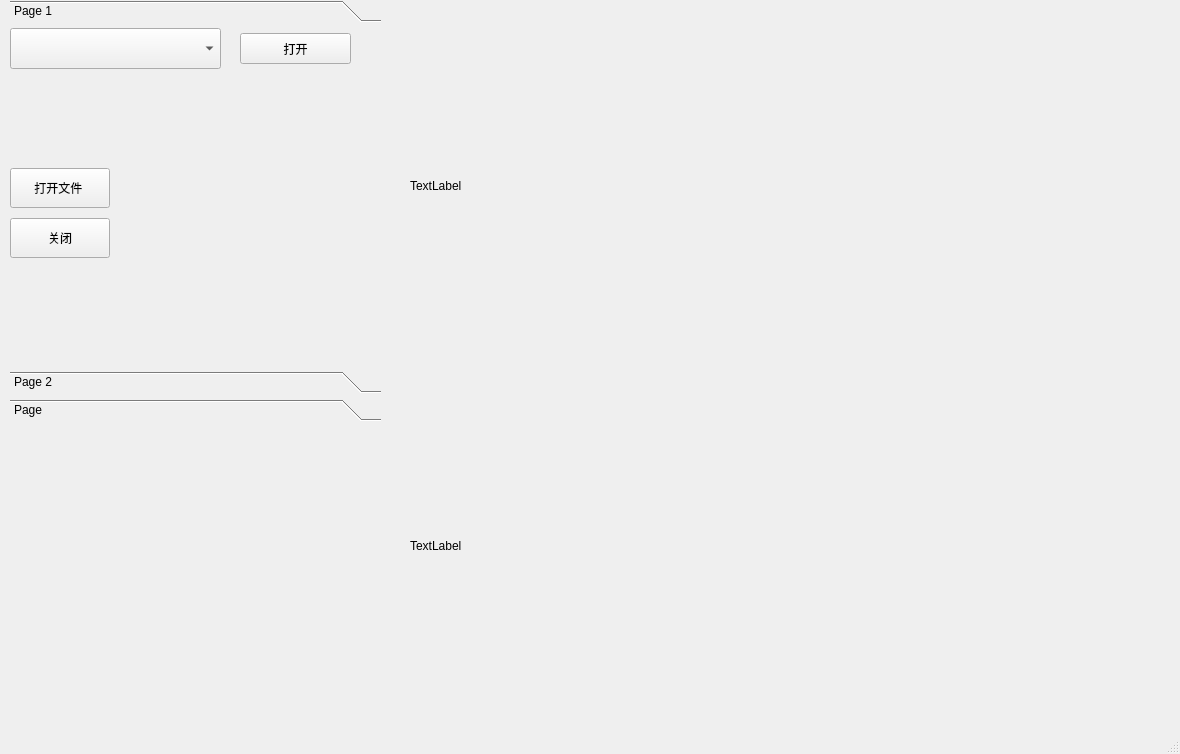
<?xml version="1.0" encoding="UTF-8"?>
<ui version="4.0">
 <class>MainWindow</class>
 <widget class="QMainWindow" name="MainWindow">
  <property name="geometry">
   <rect>
    <x>0</x>
    <y>0</y>
    <width>1180</width>
    <height>754</height>
   </rect>
  </property>
  <property name="windowTitle">
   <string>MainWindow</string>
  </property>
  <widget class="QWidget" name="centralwidget">
   <widget class="QToolBox" name="c_toolbox">
    <property name="geometry">
     <rect>
      <x>10</x>
      <y>0</y>
      <width>371</width>
      <height>421</height>
     </rect>
    </property>
    <property name="currentIndex">
     <number>0</number>
    </property>
    <widget class="QWidget" name="page">
     <property name="geometry">
      <rect>
       <x>0</x>
       <y>0</y>
       <width>371</width>
       <height>319</height>
      </rect>
     </property>
     <attribute name="label">
      <string>Page 1</string>
     </attribute>
     <widget class="QComboBox" name="comboBox">
      <property name="geometry">
       <rect>
        <x>0</x>
        <y>0</y>
        <width>211</width>
        <height>41</height>
       </rect>
      </property>
     </widget>
     <widget class="QPushButton" name="c_btn_open">
      <property name="geometry">
       <rect>
        <x>230</x>
        <y>5</y>
        <width>111</width>
        <height>31</height>
       </rect>
      </property>
      <property name="text">
       <string>打开</string>
      </property>
     </widget>
     <widget class="QPushButton" name="c_btn_flieopen">
      <property name="geometry">
       <rect>
        <x>0</x>
        <y>140</y>
        <width>100</width>
        <height>40</height>
       </rect>
      </property>
      <property name="text">
       <string>打开文件 </string>
      </property>
     </widget>
     <widget class="QPushButton" name="pushButton_2">
      <property name="geometry">
       <rect>
        <x>0</x>
        <y>190</y>
        <width>100</width>
        <height>40</height>
       </rect>
      </property>
      <property name="text">
       <string>关闭</string>
      </property>
     </widget>
    </widget>
    <widget class="QWidget" name="page_2">
     <property name="geometry">
      <rect>
       <x>0</x>
       <y>0</y>
       <width>371</width>
       <height>319</height>
      </rect>
     </property>
     <attribute name="label">
      <string>Page 2</string>
     </attribute>
    </widget>
    <widget class="QWidget" name="page_3">
     <property name="geometry">
      <rect>
       <x>0</x>
       <y>0</y>
       <width>371</width>
       <height>319</height>
      </rect>
     </property>
     <attribute name="label">
      <string>Page</string>
     </attribute>
    </widget>
   </widget>
   <widget class="QLabel" name="label">
    <property name="geometry">
     <rect>
      <x>410</x>
      <y>10</y>
      <width>711</width>
      <height>351</height>
     </rect>
    </property>
    <property name="text">
     <string>TextLabel</string>
    </property>
   </widget>
   <widget class="QLabel" name="label_2">
    <property name="geometry">
     <rect>
      <x>410</x>
      <y>370</y>
      <width>751</width>
      <height>351</height>
     </rect>
    </property>
    <property name="text">
     <string>TextLabel</string>
    </property>
   </widget>
  </widget>
  <widget class="QMenuBar" name="menubar">
   <property name="geometry">
    <rect>
     <x>0</x>
     <y>0</y>
     <width>1180</width>
     <height>24</height>
    </rect>
   </property>
  </widget>
  <widget class="QStatusBar" name="statusbar"/>
 </widget>
 <resources/>
 <connections/>
</ui>
